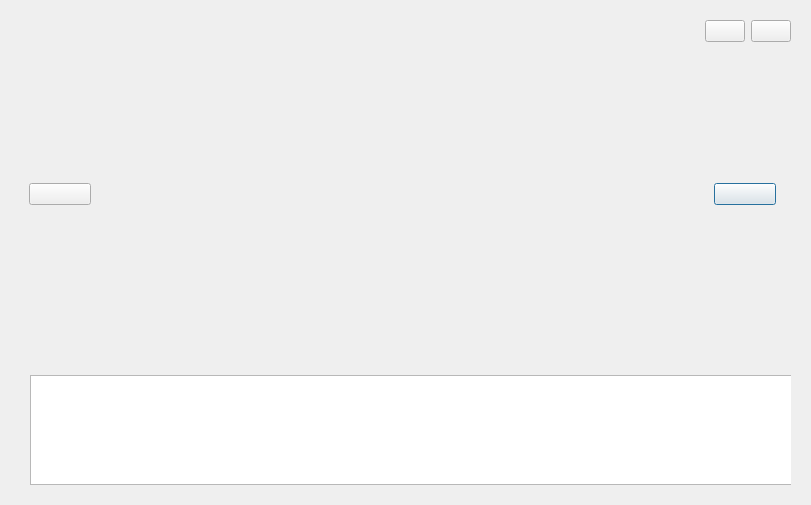
<?xml version="1.0" encoding="UTF-8"?>
<ui version="4.0">
 <class>SlideShowDialog</class>
 <widget class="QDialog" name="SlideShowDialog">
  <property name="geometry">
   <rect>
    <x>0</x>
    <y>0</y>
    <width>811</width>
    <height>505</height>
   </rect>
  </property>
  <property name="windowTitle">
   <string>Dialog</string>
  </property>
  <layout class="QVBoxLayout" name="verticalLayout" stretch="7,1">
   <item>
    <widget class="QWidget" name="slideShow" native="true">
     <layout class="QGridLayout" name="gridLayout">
      <item row="1" column="2">
       <widget class="QWidget" name="slidenextwid" native="true">
        <property name="minimumSize">
         <size>
          <width>80</width>
          <height>0</height>
         </size>
        </property>
        <property name="maximumSize">
         <size>
          <width>80</width>
          <height>16777215</height>
         </size>
        </property>
        <layout class="QHBoxLayout" name="horizontalLayout_3">
         <item>
          <widget class="PicButton" name="slidenextBtn">
           <property name="text">
            <string/>
           </property>
          </widget>
         </item>
        </layout>
       </widget>
      </item>
      <item row="1" column="0">
       <widget class="QWidget" name="slideprewid" native="true">
        <property name="minimumSize">
         <size>
          <width>80</width>
          <height>0</height>
         </size>
        </property>
        <property name="maximumSize">
         <size>
          <width>80</width>
          <height>16777215</height>
         </size>
        </property>
        <layout class="QHBoxLayout" name="horizontalLayout_4">
         <item>
          <widget class="PicButton" name="slidepreBtn">
           <property name="text">
            <string/>
           </property>
          </widget>
         </item>
        </layout>
       </widget>
      </item>
      <item row="1" column="1">
       <widget class="PicAnimationWid" name="picAnimation" native="true"/>
      </item>
      <item row="0" column="2">
       <layout class="QHBoxLayout" name="horizontalLayout_2">
        <item>
         <widget class="PicStateBtn" name="playBtn">
          <property name="text">
           <string/>
          </property>
         </widget>
        </item>
        <item>
         <widget class="PicButton" name="closeBtn">
          <property name="text">
           <string/>
          </property>
         </widget>
        </item>
       </layout>
      </item>
     </layout>
    </widget>
   </item>
   <item>
    <widget class="QWidget" name="preShow" native="true">
     <layout class="QHBoxLayout" name="horizontalLayout">
      <item>
       <widget class="QWidget" name="widget" native="true">
        <property name="minimumSize">
         <size>
          <width>0</width>
          <height>120</height>
         </size>
        </property>
        <property name="maximumSize">
         <size>
          <width>16777215</width>
          <height>120</height>
         </size>
        </property>
        <widget class="PreListWid" name="preListWidget">
         <property name="geometry">
          <rect>
           <x>10</x>
           <y>10</y>
           <width>16777215</width>
           <height>110</height>
          </rect>
         </property>
         <property name="minimumSize">
          <size>
           <width>0</width>
           <height>110</height>
          </size>
         </property>
         <property name="maximumSize">
          <size>
           <width>16777215</width>
           <height>110</height>
          </size>
         </property>
         <property name="flow">
          <enum>QListView::LeftToRight</enum>
         </property>
        </widget>
       </widget>
      </item>
     </layout>
    </widget>
   </item>
  </layout>
 </widget>
 <customwidgets>
  <customwidget>
   <class>PicButton</class>
   <extends>QPushButton</extends>
   <header location="global">picbutton.h</header>
  </customwidget>
  <customwidget>
   <class>PicStateBtn</class>
   <extends>QPushButton</extends>
   <header location="global">picstatebtn.h</header>
  </customwidget>
  <customwidget>
   <class>PicAnimationWid</class>
   <extends>QWidget</extends>
   <header location="global">picanimationwid.h</header>
   <container>1</container>
  </customwidget>
  <customwidget>
   <class>PreListWid</class>
   <extends>QListWidget</extends>
   <header>prelistwid.h</header>
  </customwidget>
 </customwidgets>
 <resources/>
 <connections/>
</ui>
